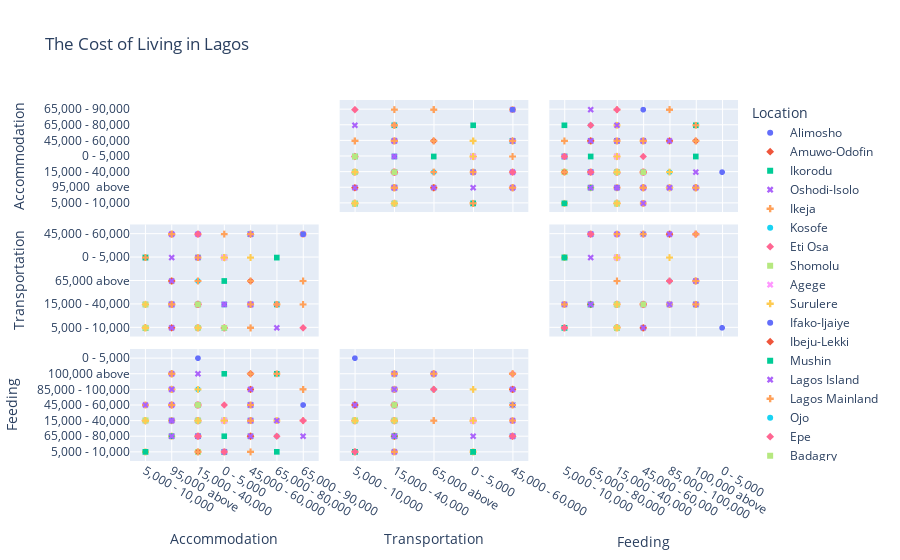

Write notebook code for a chart like this one.
### Markdown cell above
Inference

Areas in Lagos State will be represented by three categories. The Higher Category ranging from  85,000 - 100,000 and 100,000 above.  The medium Category ranging from 15,000 - 40,000, and 45,000 - 80,000, the lower Category ranging from 0 - 5,000, and  5,000 - 10,000. 

Areas in Lagos with Higher monthly cost of Childcare are; Lagos Island, Lagos Mainland, Surulere, Eti Osa, Ibeju-lekki, 

Areas in Lagos state with Medium monthly cost of Childcare are; Surulere, Lagos Island, Lagos Mainland, Mushin, and Ifako-ijaiye.

While Areas in Lagos state with with low monthly cost of Childcare are; Badagry, Epe, Ibeju lekki, Ajeromi, Shomolu, lagos mainland, Apapa and Eti-Osa.

### Code cell
# Plotting a scatter matrix for Accommodation, Transportation and feeding across areas in Lagos state
fig = px.scatter_matrix(cl_df,
    dimensions=["Accommodation", "Transportation", "Feeding"],
    color="Location", symbol="Location",
    title="The Cost of Living in Lagos",)
    
fig.update_traces(diagonal_visible=False)

fig.show()

### Figure 1 — Plotly figure (JSON) as saved in the notebook; plotly's stock layout.template omitted (floating-point values rounded to 4 significant figures)
{"data": [{"diagonal": {"visible": false}, "dimensions": [{"axis": {"matches": true}, "label": "Accommodation", "values": ["5,000 - 10,000", "95,000  above", "15,000 - 40,000", "95,000  above", "15,000 - 40,000", "0 - 5,000", "15,000 - 40,000", "0 - 5,000", "45,000 - 60,000", "15,000 - 40,000", "5,000 - 10,000"]}, {"axis": {"matches": true}, "label": "Transportation", "values": ["5,000 - 10,000", "15,000 - 40,000", "15,000 - 40,000", "15,000 - 40,000", "15,000 - 40,000", "15,000 - 40,000", "15,000 - 40,000", "5,000 - 10,000", "15,000 - 40,000", "5,000 - 10,000", "5,000 - 10,000"]}, {"axis": {"matches": true}, "label": "Feeding", "values": ["5,000 - 10,000", "65,000 - 80,000", "15,000 - 40,000", "15,000 - 40,000", "15,000 - 40,000", "15,000 - 40,000", "45,000 - 60,000", "15,000 - 40,000", "45,000 - 60,000", "15,000 - 40,000", "15,000 - 40,000"]}], "hovertemplate": "Location=Alimosho<br>%{xaxis.title.text}=%{x}<br>%{yaxis.title.text}=%{y}<extra></extra>", "legendgroup": "Alimosho", "marker": {"color": "#636efa", "symbol": "circle"}, "name": "Alimosho", "showlegend": true, "type": "splom"}, {"diagonal": {"visible": false}, "dimensions": [{"axis": {"matches": true}, "label": "Accommodation", "values": ["15,000 - 40,000", "95,000  above", "45,000 - 60,000", "15,000 - 40,000", "15,000 - 40,000", "0 - 5,000", "0 - 5,000", "95,000  above", "5,000 - 10,000", "5,000 - 10,000", "5,000 - 10,000", "5,000 - 10,000", "5,000 - 10,000", "0 - 5,000"]}, {"axis": {"matches": true}, "label": "Transportation", "values": ["15,000 - 40,000", "15,000 - 40,000", "65,000 above", "15,000 - 40,000", "15,000 - 40,000", "0 - 5,000", "5,000 - 10,000", "15,000 - 40,000", "5,000 - 10,000", "5,000 - 10,000", "5,000 - 10,000", "5,000 - 10,000", "5,000 - 10,000", "0 - 5,000"]}, {"axis": {"matches": true}, "label": "Feeding", "values": ["15,000 - 40,000", "85,000 - 100,000", "100,000 above", "45,000 - 60,000", "45,000 - 60,000", "15,000 - 40,000", "15,000 - 40,000", "15,000 - 40,000", "15,000 - 40,000", "15,000 - 40,000", "15,000 - 40,000", "15,000 - 40,000", "15,000 - 40,000", "15,000 - 40,000"]}], "hovertemplate": "Location=Amuwo-Odofin<br>%{xaxis.title.text}=%{x}<br>%{yaxis.title.text}=%{y}<extra></extra>", "legendgroup": "Amuwo-Odofin", "marker": {"color": "#EF553B", "symbol": "diamond"}, "name": "Amuwo-Odofin", "showlegend": true, "type": "splom"}, {"diagonal": {"visible": false}, "dimensions": [{"axis": {"matches": true}, "label": "Accommodation", "values": ["45,000 - 60,000", "0 - 5,000", "95,000  above", "15,000 - 40,000", "5,000 - 10,000", "65,000 - 80,000", "15,000 - 40,000", "95,000  above", "65,000 - 80,000", "0 - 5,000", "0 - 5,000", "0 - 5,000", "5,000 - 10,000", "15,000 - 40,000", "5,000 - 10,000", "45,000 - 60,000", "5,000 - 10,000", "5,000 - 10,000", "45,000 - 60,000", "5,000 - 10,000", "15,000 - 40,000", "0 - 5,000", "15,000 - 40,000", "0 - 5,000", "0 - 5,000"]}, {"axis": {"matches": true}, "label": "Transportation", "values": ["15,000 - 40,000", "65,000 above", "15,000 - 40,000", "15,000 - 40,000", "5,000 - 10,000", "15,000 - 40,000", "15,000 - 40,000", "15,000 - 40,000", "0 - 5,000", "15,000 - 40,000", "0 - 5,000", "0 - 5,000", "15,000 - 40,000", "0 - 5,000", "5,000 - 10,000", "45,000 - 60,000", "0 - 5,000", "5,000 - 10,000", "45,000 - 60,000", "5,000 - 10,000", "15,000 - 40,000", "0 - 5,000", "15,000 - 40,000", "0 - 5,000", "5,000 - 10,000"]}, {"axis": {"matches": true}, "label": "Feeding", "values": ["15,000 - 40,000", "100,000 above", "15,000 - 40,000", "45,000 - 60,000", "5,000 - 10,000", "100,000 above", "15,000 - 40,000", "15,000 - 40,000", "5,000 - 10,000", "65,000 - 80,000", "5,000 - 10,000", "15,000 - 40,000", "15,000 - 40,000", "5,000 - 10,000", "15,000 - 40,000", "65,000 - 80,000", "15,000 - 40,000", "15,000 - 40,000", "45,000 - 60,000", "15,000 - 40,000", "65,000 - 80,000", "15,000 - 40,000", "65,000 - 80,000", "5,000 - 10,000", "5,000 - 10,000"]}], "hovertemplate": "Location=Ikorodu<br>%{xaxis.title.text}=%{x}<br>%{yaxis.title.text}=%{y}<extra></extra>", "legendgroup": "Ikorodu", "marker": {"color": "#00cc96", "symbol": "square"}, "name": "Ikorodu", "showlegend": true, "type": "splom"}, {"diagonal": {"visible": false}, "dimensions": [{"axis": {"matches": true}, "label": "Accommodation", "values": ["15,000 - 40,000", "5,000 - 10,000", "15,000 - 40,000", "95,000  above", "95,000  above", "15,000 - 40,000", "5,000 - 10,000", "65,000 - 90,000", "15,000 - 40,000", "45,000 - 60,000"]}, {"axis": {"matches": true}, "label": "Transportation", "values": ["15,000 - 40,000", "15,000 - 40,000", "15,000 - 40,000", "15,000 - 40,000", "45,000 - 60,000", "15,000 - 40,000", "5,000 - 10,000", "45,000 - 60,000", "15,000 - 40,000", "15,000 - 40,000"]}, {"axis": {"matches": true}, "label": "Feeding", "values": ["15,000 - 40,000", "15,000 - 40,000", "15,000 - 40,000", "45,000 - 60,000", "15,000 - 40,000", "15,000 - 40,000", "15,000 - 40,000", "65,000 - 80,000", "65,000 - 80,000", "15,000 - 40,000"]}], "hovertemplate": "Location=Oshodi-Isolo<br>%{xaxis.title.text}=%{x}<br>%{yaxis.title.text}=%{y}<extra></extra>", "legendgroup": "Oshodi-Isolo", "marker": {"color": "#ab63fa", "symbol": "x"}, "name": "Oshodi-Isolo", "showlegend": true, "type": "splom"}, {"diagonal": {"visible": false}, "dimensions": [{"axis": {"matches": true}, "label": "Accommodation", "values": ["95,000  above", "15,000 - 40,000", "95,000  above", "15,000 - 40,000", "95,000  above", "45,000 - 60,000", "5,000 - 10,000", "5,000 - 10,000", "15,000 - 40,000", "45,000 - 60,000", "15,000 - 40,000", "45,000 - 60,000", "95,000  above", "15,000 - 40,000", "15,000 - 40,000", "95,000  above", "95,000  above", "45,000 - 60,000", "65,000 - 90,000", "5,000 - 10,000", "65,000 - 90,000", "95,000  above", "65,000 - 90,000", "15,000 - 40,000", "0 - 5,000", "5,000 - 10,000", "95,000  above", "5,000 - 10,000", "65,000 - 90,000", "15,000 - 40,000", "15,000 - 40,000", "15,000 - 40,000", "15,000 - 40,000", "5,000 - 10,000", "0 - 5,000"]}, {"axis": {"matches": true}, "label": "Transportation", "values": ["15,000 - 40,000", "15,000 - 40,000", "15,000 - 40,000", "15,000 - 40,000", "65,000 above", "5,000 - 10,000", "5,000 - 10,000", "5,000 - 10,000", "15,000 - 40,000", "15,000 - 40,000", "5,000 - 10,000", "15,000 - 40,000", "45,000 - 60,000", "15,000 - 40,000", "15,000 - 40,000", "45,000 - 60,000", "45,000 - 60,000", "15,000 - 40,000", "65,000 above", "0 - 5,000", "45,000 - 60,000", "45,000 - 60,000", "15,000 - 40,000", "15,000 - 40,000", "0 - 5,000", "5,000 - 10,000", "15,000 - 40,000", "5,000 - 10,000", "65,000 above", "5,000 - 10,000", "15,000 - 40,000", "15,000 - 40,000", "15,000 - 40,000", "5,000 - 10,000", "5,000 - 10,000"]}, {"axis": {"matches": true}, "label": "Feeding", "values": ["85,000 - 100,000", "45,000 - 60,000", "45,000 - 60,000", "45,000 - 60,000", "100,000 above", "15,000 - 40,000", "15,000 - 40,000", "45,000 - 60,000", "45,000 - 60,000", "15,000 - 40,000", "15,000 - 40,000", "45,000 - 60,000", "100,000 above", "15,000 - 40,000", "15,000 - 40,000", "85,000 - 100,000", "100,000 above", "15,000 - 40,000", "85,000 - 100,000", "15,000 - 40,000", "85,000 - 100,000", "85,000 - 100,000", "85,000 - 100,000", "45,000 - 60,000", "5,000 - 10,000", "5,000 - 10,000", "15,000 - 40,000", "15,000 - 40,000", "15,000 - 40,000", "15,000 - 40,000", "45,000 - 60,000", "45,000 - 60,000", "45,000 - 60,000", "15,000 - 40,000", "15,000 - 40,000"]}], "hovertemplate": "Location=Ikeja<br>%{xaxis.title.text}=%{x}<br>%{yaxis.title.text}=%{y}<extra></extra>", "legendgroup": "Ikeja", "marker": {"color": "#FFA15A", "symbol": "cross"}, "name": "Ikeja", "showlegend": true, "type": "splom"}, {"diagonal": {"visible": false}, "dimensions": [{"axis": {"matches": true}, "label": "Accommodation", "values": ["45,000 - 60,000", "15,000 - 40,000", "15,000 - 40,000", "15,000 - 40,000", "15,000 - 40,000", "15,000 - 40,000", "5,000 - 10,000", "95,000  above", "0 - 5,000", "95,000  above", "45,000 - 60,000", "65,000 - 80,000", "15,000 - 40,000", "45,000 - 60,000", "95,000  above", "5,000 - 10,000", "15,000 - 40,000", "5,000 - 10,000", "5,000 - 10,000"]}, {"axis": {"matches": true}, "label": "Transportation", "values": ["15,000 - 40,000", "15,000 - 40,000", "15,000 - 40,000", "65,000 above", "15,000 - 40,000", "15,000 - 40,000", "15,000 - 40,000", "15,000 - 40,000", "15,000 - 40,000", "45,000 - 60,000", "15,000 - 40,000", "15,000 - 40,000", "15,000 - 40,000", "15,000 - 40,000", "65,000 above", "5,000 - 10,000", "15,000 - 40,000", "5,000 - 10,000", "5,000 - 10,000"]}, {"axis": {"matches": true}, "label": "Feeding", "values": ["45,000 - 60,000", "45,000 - 60,000", "15,000 - 40,000", "85,000 - 100,000", "65,000 - 80,000", "15,000 - 40,000", "15,000 - 40,000", "15,000 - 40,000", "15,000 - 40,000", "45,000 - 60,000", "65,000 - 80,000", "65,000 - 80,000", "15,000 - 40,000", "65,000 - 80,000", "100,000 above", "15,000 - 40,000", "15,000 - 40,000", "5,000 - 10,000", "15,000 - 40,000"]}], "hovertemplate": "Location=Kosofe<br>%{xaxis.title.text}=%{x}<br>%{yaxis.title.text}=%{y}<extra></extra>", "legendgroup": "Kosofe", "marker": {"color": "#19d3f3", "symbol": "circle"}, "name": "Kosofe", "showlegend": true, "type": "splom"}, {"diagonal": {"visible": false}, "dimensions": [{"axis": {"matches": true}, "label": "Accommodation", "values": ["95,000  above", "95,000  above", "95,000  above", "95,000  above", "95,000  above", "65,000 - 80,000", "0 - 5,000", "15,000 - 40,000", "95,000  above", "15,000 - 40,000", "95,000  above", "95,000  above", "95,000  above", "45,000 - 60,000", "65,000 - 90,000", "95,000  above", "95,000  above", "65,000 - 90,000", "95,000  above", "5,000 - 10,000", "95,000  above", "45,000 - 60,000", "15,000 - 40,000", "95,000  above", "15,000 - 40,000", "15,000 - 40,000", "15,000 - 40,000", "15,000 - 40,000", "15,000 - 40,000", "0 - 5,000"]}, {"axis": {"matches": true}, "label": "Transportation", "values": ["45,000 - 60,000", "65,000 above", "5,000 - 10,000", "15,000 - 40,000", "15,000 - 40,000", "15,000 - 40,000", "5,000 - 10,000", "15,000 - 40,000", "45,000 - 60,000", "5,000 - 10,000", "15,000 - 40,000", "15,000 - 40,000", "15,000 - 40,000", "45,000 - 60,000", "5,000 - 10,000", "45,000 - 60,000", "15,000 - 40,000", "5,000 - 10,000", "45,000 - 60,000", "15,000 - 40,000", "15,000 - 40,000", "15,000 - 40,000", "15,000 - 40,000", "65,000 above", "15,000 - 40,000", "15,000 - 40,000", "15,000 - 40,000", "15,000 - 40,000", "15,000 - 40,000", "0 - 5,000"]}, {"axis": {"matches": true}, "label": "Feeding", "values": ["45,000 - 60,000", "85,000 - 100,000", "45,000 - 60,000", "45,000 - 60,000", "45,000 - 60,000", "65,000 - 80,000", "45,000 - 60,000", "15,000 - 40,000", "65,000 - 80,000", "45,000 - 60,000", "85,000 - 100,000", "45,000 - 60,000", "100,000 above", "100,000 above", "15,000 - 40,000", "85,000 - 100,000", "45,000 - 60,000", "15,000 - 40,000", "100,000 above", "15,000 - 40,000", "45,000 - 60,000", "45,000 - 60,000", "45,000 - 60,000", "100,000 above", "15,000 - 40,000", "45,000 - 60,000", "15,000 - 40,000", "45,000 - 60,000", "45,000 - 60,000", "15,000 - 40,000"]}], "hovertemplate": "Location=Eti Osa<br>%{xaxis.title.text}=%{x}<br>%{yaxis.title.text}=%{y}<extra></extra>", "legendgroup": "Eti Osa", "marker": {"color": "#FF6692", "symbol": "diamond"}, "name": "Eti Osa", "showlegend": true, "type": "splom"}, {"diagonal": {"visible": false}, "dimensions": [{"axis": {"matches": true}, "label": "Accommodation", "values": ["95,000  above", "15,000 - 40,000", "15,000 - 40,000", "15,000 - 40,000", "5,000 - 10,000", "15,000 - 40,000", "15,000 - 40,000", "95,000  above", "95,000  above", "5,000 - 10,000", "95,000  above", "0 - 5,000", "5,000 - 10,000"]}, {"axis": {"matches": true}, "label": "Transportation", "values": ["15,000 - 40,000", "15,000 - 40,000", "15,000 - 40,000", "15,000 - 40,000", "15,000 - 40,000", "0 - 5,000", "5,000 - 10,000", "5,000 - 10,000", "65,000 above", "5,000 - 10,000", "15,000 - 40,000", "0 - 5,000", "0 - 5,000"]}, {"axis": {"matches": true}, "label": "Feeding", "values": ["85,000 - 100,000", "15,000 - 40,000", "15,000 - 40,000", "5,000 - 10,000", "15,000 - 40,000", "5,000 - 10,000", "45,000 - 60,000", "15,000 - 40,000", "100,000 above", "15,000 - 40,000", "65,000 - 80,000", "5,000 - 10,000", "15,000 - 40,000"]}], "hovertemplate": "Location=Shomolu<br>%{xaxis.title.text}=%{x}<br>%{yaxis.title.text}=%{y}<extra></extra>", "legendgroup": "Shomolu", "marker": {"color": "#B6E880", "symbol": "square"}, "name": "Shomolu", "showlegend": true, "type": "splom"}, {"diagonal": {"visible": false}, "dimensions": [{"axis": {"matches": true}, "label": "Accommodation", "values": ["15,000 - 40,000", "15,000 - 40,000", "95,000  above", "95,000  above", "5,000 - 10,000", "5,000 - 10,000", "45,000 - 60,000", "0 - 5,000", "0 - 5,000", "0 - 5,000"]}, {"axis": {"matches": true}, "label": "Transportation", "values": ["45,000 - 60,000", "15,000 - 40,000", "15,000 - 40,000", "5,000 - 10,000", "0 - 5,000", "5,000 - 10,000", "15,000 - 40,000", "0 - 5,000", "0 - 5,000", "0 - 5,000"]}, {"axis": {"matches": true}, "label": "Feeding", "values": ["45,000 - 60,000", "45,000 - 60,000", "15,000 - 40,000", "15,000 - 40,000", "15,000 - 40,000", "15,000 - 40,000", "45,000 - 60,000", "15,000 - 40,000", "15,000 - 40,000", "15,000 - 40,000"]}], "hovertemplate": "Location=Agege<br>%{xaxis.title.text}=%{x}<br>%{yaxis.title.text}=%{y}<extra></extra>", "legendgroup": "Agege", "marker": {"color": "#FF97FF", "symbol": "x"}, "name": "Agege", "showlegend": true, "type": "splom"}, {"diagonal": {"visible": false}, "dimensions": [{"axis": {"matches": true}, "label": "Accommodation", "values": ["15,000 - 40,000", "45,000 - 60,000", "5,000 - 10,000", "15,000 - 40,000", "45,000 - 60,000", "15,000 - 40,000", "0 - 5,000", "65,000 - 80,000", "5,000 - 10,000", "45,000 - 60,000", "45,000 - 60,000", "45,000 - 60,000", "95,000  above", "45,000 - 60,000", "95,000  above", "95,000  above", "95,000  above", "95,000  above", "95,000  above", "15,000 - 40,000", "15,000 - 40,000", "15,000 - 40,000", "15,000 - 40,000", "15,000 - 40,000", "15,000 - 40,000", "45,000 - 60,000", "5,000 - 10,000", "15,000 - 40,000", "15,000 - 40,000", "15,000 - 40,000", "15,000 - 40,000"]}, {"axis": {"matches": true}, "label": "Transportation", "values": ["15,000 - 40,000", "15,000 - 40,000", "0 - 5,000", "15,000 - 40,000", "0 - 5,000", "15,000 - 40,000", "0 - 5,000", "15,000 - 40,000", "5,000 - 10,000", "45,000 - 60,000", "15,000 - 40,000", "15,000 - 40,000", "65,000 above", "15,000 - 40,000", "15,000 - 40,000", "15,000 - 40,000", "15,000 - 40,000", "45,000 - 60,000", "15,000 - 40,000", "15,000 - 40,000", "15,000 - 40,000", "15,000 - 40,000", "45,000 - 60,000", "15,000 - 40,000", "5,000 - 10,000", "0 - 5,000", "5,000 - 10,000", "5,000 - 10,000", "15,000 - 40,000", "15,000 - 40,000", "15,000 - 40,000"]}, {"axis": {"matches": true}, "label": "Feeding", "values": ["15,000 - 40,000", "45,000 - 60,000", "15,000 - 40,000", "15,000 - 40,000", "5,000 - 10,000", "15,000 - 40,000", "15,000 - 40,000", "15,000 - 40,000", "5,000 - 10,000", "65,000 - 80,000", "45,000 - 60,000", "65,000 - 80,000", "100,000 above", "45,000 - 60,000", "100,000 above", "100,000 above", "65,000 - 80,000", "85,000 - 100,000", "45,000 - 60,000", "45,000 - 60,000", "5,000 - 10,000", "15,000 - 40,000", "85,000 - 100,000", "45,000 - 60,000", "15,000 - 40,000", "85,000 - 100,000", "15,000 - 40,000", "15,000 - 40,000", "45,000 - 60,000", "65,000 - 80,000", "65,000 - 80,000"]}], "hovertemplate": "Location=Surulere<br>%{xaxis.title.text}=%{x}<br>%{yaxis.title.text}=%{y}<extra></extra>", "legendgroup": "Surulere", "marker": {"color": "#FECB52", "symbol": "cross"}, "name": "Surulere", "showlegend": true, "type": "splom"}, {"diagonal": {"visible": false}, "dimensions": [{"axis": {"matches": true}, "label": "Accommodation", "values": ["15,000 - 40,000", "0 - 5,000", "15,000 - 40,000", "95,000  above", "15,000 - 40,000", "15,000 - 40,000", "15,000 - 40,000", "15,000 - 40,000", "65,000 - 90,000", "15,000 - 40,000", "0 - 5,000", "15,000 - 40,000", "15,000 - 40,000", "5,000 - 10,000"]}, {"axis": {"matches": true}, "label": "Transportation", "values": ["15,000 - 40,000", "15,000 - 40,000", "15,000 - 40,000", "15,000 - 40,000", "15,000 - 40,000", "15,000 - 40,000", "15,000 - 40,000", "5,000 - 10,000", "45,000 - 60,000", "15,000 - 40,000", "15,000 - 40,000", "5,000 - 10,000", "15,000 - 40,000", "5,000 - 10,000"]}, {"axis": {"matches": true}, "label": "Feeding", "values": ["15,000 - 40,000", "15,000 - 40,000", "45,000 - 60,000", "15,000 - 40,000", "45,000 - 60,000", "15,000 - 40,000", "15,000 - 40,000", "0 - 5,000", "45,000 - 60,000", "45,000 - 60,000", "15,000 - 40,000", "45,000 - 60,000", "45,000 - 60,000", "15,000 - 40,000"]}], "hovertemplate": "Location=Ifako-Ijaiye<br>%{xaxis.title.text}=%{x}<br>%{yaxis.title.text}=%{y}<extra></extra>", "legendgroup": "Ifako-Ijaiye", "marker": {"color": "#636efa", "symbol": "circle"}, "name": "Ifako-Ijaiye", "showlegend": true, "type": "splom"}, {"diagonal": {"visible": false}, "dimensions": [{"axis": {"matches": true}, "label": "Accommodation", "values": ["15,000 - 40,000", "95,000  above", "95,000  above", "15,000 - 40,000", "15,000 - 40,000", "5,000 - 10,000", "45,000 - 60,000", "5,000 - 10,000", "45,000 - 60,000", "15,000 - 40,000", "15,000 - 40,000", "45,000 - 60,000", "15,000 - 40,000", "45,000 - 60,000", "15,000 - 40,000"]}, {"axis": {"matches": true}, "label": "Transportation", "values": ["5,000 - 10,000", "65,000 above", "5,000 - 10,000", "15,000 - 40,000", "5,000 - 10,000", "15,000 - 40,000", "65,000 above", "5,000 - 10,000", "15,000 - 40,000", "45,000 - 60,000", "15,000 - 40,000", "45,000 - 60,000", "15,000 - 40,000", "45,000 - 60,000", "15,000 - 40,000"]}, {"axis": {"matches": true}, "label": "Feeding", "values": ["5,000 - 10,000", "100,000 above", "45,000 - 60,000", "15,000 - 40,000", "15,000 - 40,000", "15,000 - 40,000", "100,000 above", "15,000 - 40,000", "65,000 - 80,000", "65,000 - 80,000", "15,000 - 40,000", "65,000 - 80,000", "45,000 - 60,000", "85,000 - 100,000", "65,000 - 80,000"]}], "hovertemplate": "Location=Ibeju-Lekki<br>%{xaxis.title.text}=%{x}<br>%{yaxis.title.text}=%{y}<extra></extra>", "legendgroup": "Ibeju-Lekki", "marker": {"color": "#EF553B", "symbol": "diamond"}, "name": "Ibeju-Lekki", "showlegend": true, "type": "splom"}, {"diagonal": {"visible": false}, "dimensions": [{"axis": {"matches": true}, "label": "Accommodation", "values": ["95,000  above", "95,000  above", "5,000 - 10,000", "0 - 5,000", "5,000 - 10,000", "5,000 - 10,000", "0 - 5,000"]}, {"axis": {"matches": true}, "label": "Transportation", "values": ["15,000 - 40,000", "15,000 - 40,000", "5,000 - 10,000", "5,000 - 10,000", "0 - 5,000", "5,000 - 10,000", "0 - 5,000"]}, {"axis": {"matches": true}, "label": "Feeding", "values": ["65,000 - 80,000", "65,000 - 80,000", "15,000 - 40,000", "15,000 - 40,000", "5,000 - 10,000", "15,000 - 40,000", "5,000 - 10,000"]}], "hovertemplate": "Location=Mushin<br>%{xaxis.title.text}=%{x}<br>%{yaxis.title.text}=%{y}<extra></extra>", "legendgroup": "Mushin", "marker": {"color": "#00cc96", "symbol": "square"}, "name": "Mushin", "showlegend": true, "type": "splom"}, {"diagonal": {"visible": false}, "dimensions": [{"axis": {"matches": true}, "label": "Accommodation", "values": ["95,000  above", "95,000  above", "95,000  above", "45,000 - 60,000", "15,000 - 40,000", "95,000  above", "95,000  above", "0 - 5,000", "65,000 - 80,000", "95,000  above", "15,000 - 40,000", "45,000 - 60,000", "95,000  above", "95,000  above", "95,000  above", "45,000 - 60,000", "95,000  above", "15,000 - 40,000", "45,000 - 60,000", "45,000 - 60,000", "15,000 - 40,000", "15,000 - 40,000", "15,000 - 40,000", "95,000  above", "15,000 - 40,000", "15,000 - 40,000", "5,000 - 10,000", "15,000 - 40,000", "45,000 - 60,000", "15,000 - 40,000", "15,000 - 40,000", "15,000 - 40,000", "15,000 - 40,000"]}, {"axis": {"matches": true}, "label": "Transportation", "values": ["15,000 - 40,000", "15,000 - 40,000", "15,000 - 40,000", "15,000 - 40,000", "5,000 - 10,000", "15,000 - 40,000", "5,000 - 10,000", "15,000 - 40,000", "5,000 - 10,000", "15,000 - 40,000", "5,000 - 10,000", "15,000 - 40,000", "45,000 - 60,000", "0 - 5,000", "45,000 - 60,000", "15,000 - 40,000", "65,000 above", "15,000 - 40,000", "15,000 - 40,000", "15,000 - 40,000", "15,000 - 40,000", "15,000 - 40,000", "15,000 - 40,000", "15,000 - 40,000", "15,000 - 40,000", "45,000 - 60,000", "15,000 - 40,000", "15,000 - 40,000", "45,000 - 60,000", "15,000 - 40,000", "15,000 - 40,000", "15,000 - 40,000", "0 - 5,000"]}, {"axis": {"matches": true}, "label": "Feeding", "values": ["65,000 - 80,000", "15,000 - 40,000", "45,000 - 60,000", "15,000 - 40,000", "15,000 - 40,000", "15,000 - 40,000", "45,000 - 60,000", "5,000 - 10,000", "15,000 - 40,000", "85,000 - 100,000", "15,000 - 40,000", "45,000 - 60,000", "85,000 - 100,000", "65,000 - 80,000", "85,000 - 100,000", "85,000 - 100,000", "100,000 above", "45,000 - 60,000", "65,000 - 80,000", "45,000 - 60,000", "100,000 above", "15,000 - 40,000", "45,000 - 60,000", "85,000 - 100,000", "45,000 - 60,000", "65,000 - 80,000", "45,000 - 60,000", "45,000 - 60,000", "65,000 - 80,000", "65,000 - 80,000", "45,000 - 60,000", "15,000 - 40,000", "15,000 - 40,000"]}], "hovertemplate": "Location=Lagos Island<br>%{xaxis.title.text}=%{x}<br>%{yaxis.title.text}=%{y}<extra></extra>", "legendgroup": "Lagos Island", "marker": {"color": "#ab63fa", "symbol": "x"}, "name": "Lagos Island", "showlegend": true, "type": "splom"}, {"diagonal": {"visible": false}, "dimensions": [{"axis": {"matches": true}, "label": "Accommodation", "values": ["0 - 5,000", "45,000 - 60,000", "45,000 - 60,000", "5,000 - 10,000", "15,000 - 40,000", "65,000 - 80,000", "5,000 - 10,000", "95,000  above", "95,000  above", "15,000 - 40,000", "15,000 - 40,000", "45,000 - 60,000", "45,000 - 60,000", "15,000 - 40,000", "15,000 - 40,000", "15,000 - 40,000", "15,000 - 40,000", "5,000 - 10,000", "95,000  above", "45,000 - 60,000", "45,000 - 60,000", "15,000 - 40,000", "15,000 - 40,000"]}, {"axis": {"matches": true}, "label": "Transportation", "values": ["45,000 - 60,000", "45,000 - 60,000", "5,000 - 10,000", "5,000 - 10,000", "0 - 5,000", "15,000 - 40,000", "5,000 - 10,000", "15,000 - 40,000", "45,000 - 60,000", "65,000 above", "15,000 - 40,000", "5,000 - 10,000", "65,000 above", "15,000 - 40,000", "5,000 - 10,000", "15,000 - 40,000", "5,000 - 10,000", "0 - 5,000", "15,000 - 40,000", "5,000 - 10,000", "15,000 - 40,000", "15,000 - 40,000", "15,000 - 40,000"]}, {"axis": {"matches": true}, "label": "Feeding", "values": ["15,000 - 40,000", "45,000 - 60,000", "5,000 - 10,000", "15,000 - 40,000", "15,000 - 40,000", "100,000 above", "15,000 - 40,000", "45,000 - 60,000", "100,000 above", "15,000 - 40,000", "15,000 - 40,000", "15,000 - 40,000", "100,000 above", "45,000 - 60,000", "15,000 - 40,000", "15,000 - 40,000", "15,000 - 40,000", "15,000 - 40,000", "45,000 - 60,000", "15,000 - 40,000", "15,000 - 40,000", "45,000 - 60,000", "5,000 - 10,000"]}], "hovertemplate": "Location=Lagos Mainland<br>%{xaxis.title.text}=%{x}<br>%{yaxis.title.text}=%{y}<extra></extra>", "legendgroup": "Lagos Mainland", "marker": {"color": "#FFA15A", "symbol": "cross"}, "name": "Lagos Mainland", "showlegend": true, "type": "splom"}, {"diagonal": {"visible": false}, "dimensions": [{"axis": {"matches": true}, "label": "Accommodation", "values": ["15,000 - 40,000", "0 - 5,000", "15,000 - 40,000", "15,000 - 40,000"]}, {"axis": {"matches": true}, "label": "Transportation", "values": ["15,000 - 40,000", "5,000 - 10,000", "15,000 - 40,000", "5,000 - 10,000"]}, {"axis": {"matches": true}, "label": "Feeding", "values": ["15,000 - 40,000", "15,000 - 40,000", "15,000 - 40,000", "15,000 - 40,000"]}], "hovertemplate": "Location=Ojo<br>%{xaxis.title.text}=%{x}<br>%{yaxis.title.text}=%{y}<extra></extra>", "legendgroup": "Ojo", "marker": {"color": "#19d3f3", "symbol": "circle"}, "name": "Ojo", "showlegend": true, "type": "splom"}, {"diagonal": {"visible": false}, "dimensions": [{"axis": {"matches": true}, "label": "Accommodation", "values": ["15,000 - 40,000", "0 - 5,000", "0 - 5,000", "15,000 - 40,000", "15,000 - 40,000", "15,000 - 40,000", "15,000 - 40,000", "15,000 - 40,000"]}, {"axis": {"matches": true}, "label": "Transportation", "values": ["15,000 - 40,000", "5,000 - 10,000", "5,000 - 10,000", "5,000 - 10,000", "15,000 - 40,000", "45,000 - 60,000", "15,000 - 40,000", "15,000 - 40,000"]}, {"axis": {"matches": true}, "label": "Feeding", "values": ["15,000 - 40,000", "5,000 - 10,000", "15,000 - 40,000", "15,000 - 40,000", "45,000 - 60,000", "65,000 - 80,000", "45,000 - 60,000", "15,000 - 40,000"]}], "hovertemplate": "Location=Epe<br>%{xaxis.title.text}=%{x}<br>%{yaxis.title.text}=%{y}<extra></extra>", "legendgroup": "Epe", "marker": {"color": "#FF6692", "symbol": "diamond"}, "name": "Epe", "showlegend": true, "type": "splom"}, {"diagonal": {"visible": false}, "dimensions": [{"axis": {"matches": true}, "label": "Accommodation", "values": ["15,000 - 40,000", "0 - 5,000", "5,000 - 10,000", "15,000 - 40,000", "5,000 - 10,000", "5,000 - 10,000", "0 - 5,000"]}, {"axis": {"matches": true}, "label": "Transportation", "values": ["5,000 - 10,000", "5,000 - 10,000", "15,000 - 40,000", "15,000 - 40,000", "5,000 - 10,000", "15,000 - 40,000", "0 - 5,000"]}, {"axis": {"matches": true}, "label": "Feeding", "values": ["15,000 - 40,000", "15,000 - 40,000", "15,000 - 40,000", "45,000 - 60,000", "15,000 - 40,000", "15,000 - 40,000", "15,000 - 40,000"]}], "hovertemplate": "Location=Badagry<br>%{xaxis.title.text}=%{x}<br>%{yaxis.title.text}=%{y}<extra></extra>", "legendgroup": "Badagry", "marker": {"color": "#B6E880", "symbol": "square"}, "name": "Badagry", "showlegend": true, "type": "splom"}, {"diagonal": {"visible": false}, "dimensions": [{"axis": {"matches": true}, "label": "Accommodation", "values": ["0 - 5,000"]}, {"axis": {"matches": true}, "label": "Transportation", "values": ["0 - 5,000"]}, {"axis": {"matches": true}, "label": "Feeding", "values": ["15,000 - 40,000"]}], "hovertemplate": "Location=Ajeromi-Ifelodun<br>%{xaxis.title.text}=%{x}<br>%{yaxis.title.text}=%{y}<extra></extra>", "legendgroup": "Ajeromi-Ifelodun", "marker": {"color": "#FF97FF", "symbol": "x"}, "name": "Ajeromi-Ifelodun", "showlegend": true, "type": "splom"}, {"diagonal": {"visible": false}, "dimensions": [{"axis": {"matches": true}, "label": "Accommodation", "values": ["0 - 5,000", "15,000 - 40,000", "5,000 - 10,000", "5,000 - 10,000", "5,000 - 10,000"]}, {"axis": {"matches": true}, "label": "Transportation", "values": ["0 - 5,000", "5,000 - 10,000", "5,000 - 10,000", "15,000 - 40,000", "5,000 - 10,000"]}, {"axis": {"matches": true}, "label": "Feeding", "values": ["15,000 - 40,000", "15,000 - 40,000", "15,000 - 40,000", "15,000 - 40,000", "15,000 - 40,000"]}], "hovertemplate": "Location=Apapa<br>%{xaxis.title.text}=%{x}<br>%{yaxis.title.text}=%{y}<extra></extra>", "legendgroup": "Apapa", "marker": {"color": "#FECB52", "symbol": "cross"}, "name": "Apapa", "showlegend": true, "type": "splom"}], "layout": {"dragmode": "select", "legend": {"title": {"text": "Location"}, "tracegroupgap": 0}, "title": {"text": "The Cost of Living in Lagos"}}}
